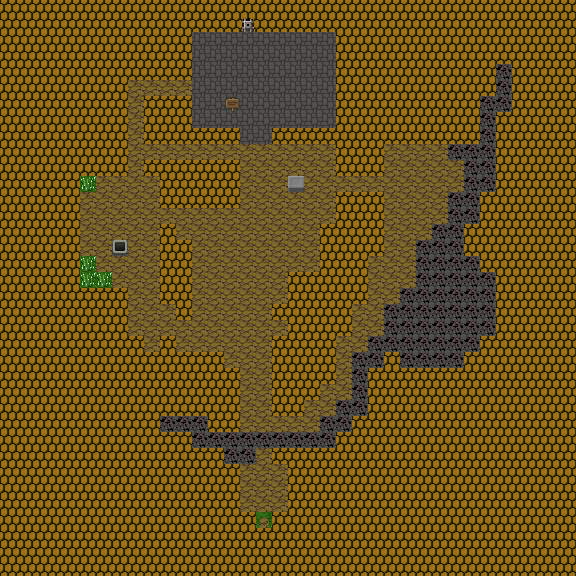

This is a level from a 2D game, rendered from its Tiled map with the project's own tilesets. A one-line summary and the complete map file follow:
An orthogonal 36x36 tile map with 16x16 px tiles, 1 tile layer (块层 1).

<map version="1.0" orientation="orthogonal" renderorder="right-down" width="36" height="36" tilewidth="16" tileheight="16" nextobjectid="1">
 <tileset firstgid="1" name="tiles_village" tilewidth="16" tileheight="16" tilecount="64" columns="16">
  <image source="../../core/src/main/assets/levels/tiles_village.png" width="256" height="64" />
 </tileset>
 <layer name="块层 1" width="36" height="36">
  <data encoding="csv">
5,5,5,5,5,5,5,5,5,5,5,5,5,5,5,5,5,5,5,5,5,5,5,5,5,5,5,5,5,5,5,5,5,5,5,5,
5,5,5,5,5,5,5,5,5,5,5,5,5,5,5,22,5,5,5,5,5,5,5,5,5,5,5,5,5,5,5,5,5,5,5,5,
5,5,5,5,5,5,5,5,5,5,5,5,15,15,15,15,15,15,15,15,15,5,5,5,5,5,5,5,5,5,5,5,5,5,5,5,
5,5,5,5,5,5,5,5,5,5,5,5,15,15,15,15,15,15,15,15,15,5,5,5,5,5,5,5,5,5,5,5,5,5,5,5,
5,5,5,5,5,5,5,5,5,5,5,5,15,15,15,15,15,15,15,15,15,5,5,5,5,5,5,5,5,5,5,10,5,5,5,5,
5,5,5,5,5,5,5,5,2,2,2,2,15,15,15,15,15,15,15,15,15,5,5,5,5,5,5,5,5,5,5,10,5,5,5,5,
5,5,5,5,5,5,5,5,2,5,5,5,15,15,24,15,15,15,15,15,15,5,5,5,5,5,5,5,5,5,10,10,5,5,5,5,
5,5,5,5,5,5,5,5,2,5,5,5,15,15,15,15,15,15,15,15,15,5,5,5,5,5,5,5,5,5,10,5,5,5,5,5,
5,5,5,5,5,5,5,5,2,5,5,5,5,5,5,15,15,5,5,5,5,5,5,5,5,5,5,5,5,5,10,5,5,5,5,5,
5,5,5,5,5,5,5,5,2,2,2,2,2,2,2,2,2,2,2,2,2,5,5,5,2,2,2,2,10,10,10,5,5,5,5,5,
5,5,5,5,5,5,5,5,2,5,5,5,5,5,5,2,2,2,2,2,2,5,5,5,2,2,2,2,2,10,10,5,5,5,5,5,
5,5,5,5,5,16,2,2,2,2,5,5,5,5,5,2,2,2,12,2,2,2,2,2,2,2,2,2,2,10,10,5,5,5,5,5,
5,5,5,5,5,2,2,2,2,2,5,5,5,5,5,2,2,2,2,2,2,5,5,5,2,2,2,2,10,10,5,5,5,5,5,5,
5,5,5,5,5,2,2,2,2,2,2,2,2,2,2,2,2,2,2,2,2,5,5,5,2,2,2,2,10,10,5,5,5,5,5,5,
5,5,5,5,5,2,2,2,2,2,5,2,2,2,2,2,2,2,2,2,5,5,5,5,2,2,2,10,10,5,5,5,5,5,5,5,
5,5,5,5,5,2,2,4,2,2,5,5,2,2,2,2,2,2,2,2,5,5,5,5,2,2,10,10,10,5,5,5,5,5,5,5,
5,5,5,5,5,16,2,2,2,2,5,5,2,2,2,2,2,2,2,2,5,5,5,2,2,2,10,10,10,10,5,5,5,5,5,5,
5,5,5,5,5,16,16,2,2,2,5,5,2,2,2,2,2,2,5,5,5,5,5,2,2,2,10,10,10,10,10,5,5,5,5,5,
5,5,5,5,5,5,5,5,2,2,5,5,2,2,2,2,2,2,5,5,5,5,5,2,2,10,10,10,10,10,10,5,5,5,5,5,
5,5,5,5,5,5,5,5,2,2,2,5,2,2,2,2,2,5,5,5,5,5,2,2,10,10,10,10,10,10,10,5,5,5,5,5,
5,5,5,5,5,5,5,5,2,2,2,2,2,2,2,2,2,2,5,5,5,5,2,2,10,10,10,10,10,10,10,5,5,5,5,5,
5,5,5,5,5,5,5,5,5,2,5,2,2,2,2,2,2,5,5,5,5,2,2,10,10,10,10,10,10,10,5,5,5,5,5,5,
5,5,5,5,5,5,5,5,5,5,5,5,5,5,2,2,2,5,5,5,5,2,10,10,5,10,10,10,10,5,5,5,5,5,5,5,
5,5,5,5,5,5,5,5,5,5,5,5,5,5,5,2,2,5,5,5,5,2,10,5,5,5,5,5,5,5,5,5,5,5,5,5,
5,5,5,5,5,5,5,5,5,5,5,5,5,5,5,2,2,5,5,5,2,2,10,5,5,5,5,5,5,5,5,5,5,5,5,5,
5,5,5,5,5,5,5,5,5,5,5,5,5,5,5,2,2,5,5,2,2,10,10,5,5,5,5,5,5,5,5,5,5,5,5,5,
5,5,5,5,5,5,5,5,5,5,10,10,10,5,5,2,2,2,2,2,10,10,5,5,5,5,5,5,5,5,5,5,5,5,5,5,
5,5,5,5,5,5,5,5,5,5,5,5,10,10,10,10,10,10,10,10,10,5,5,5,5,5,5,5,5,5,5,5,5,5,5,5,
5,5,5,5,5,5,5,5,5,5,5,5,5,5,10,10,2,5,5,5,5,5,5,5,5,5,5,5,5,5,5,5,5,5,5,5,
5,5,5,5,5,5,5,5,5,5,5,5,5,5,5,2,2,2,5,5,5,5,5,5,5,5,5,5,5,5,5,5,5,5,5,5,
5,5,5,5,5,5,5,5,5,5,5,5,5,5,5,2,2,2,5,5,5,5,5,5,5,5,5,5,5,5,5,5,5,5,5,5,
5,5,5,5,5,5,5,5,5,5,5,5,5,5,5,2,2,2,5,5,5,5,5,5,5,5,5,5,5,5,5,5,5,5,5,5,
5,5,5,5,5,5,5,5,5,5,5,5,5,5,5,5,8,5,5,5,5,5,5,5,5,5,5,5,5,5,5,5,5,5,5,5,
5,5,5,5,5,5,5,5,5,5,5,5,5,5,5,5,5,5,5,5,5,5,5,5,5,5,5,5,5,5,5,5,5,5,5,5,
5,5,5,5,5,5,5,5,5,5,5,5,5,5,5,5,5,5,5,5,5,5,5,5,5,5,5,5,5,5,5,5,5,5,5,5,
5,5,5,5,5,5,5,5,5,5,5,5,5,5,5,5,5,5,5,5,5,5,5,5,5,5,5,5,5,5,5,5,5,5,5,5
</data>
 </layer>
</map>